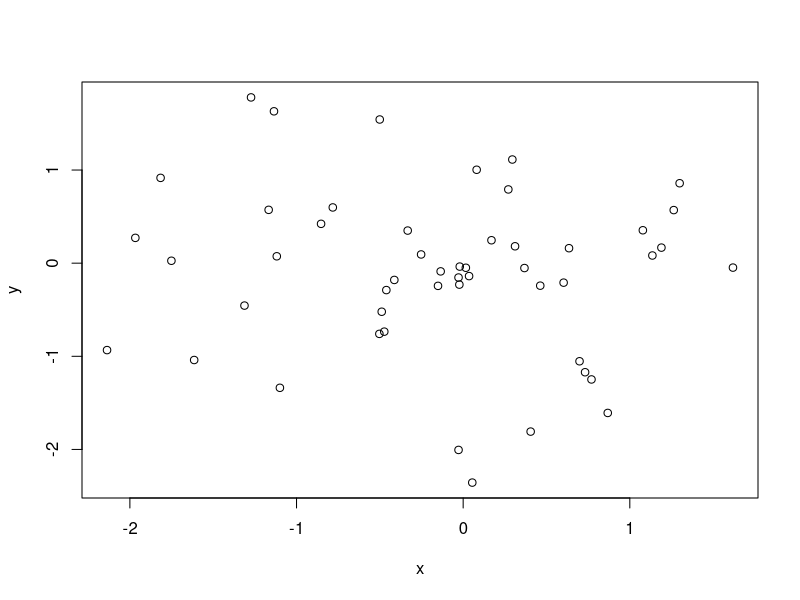
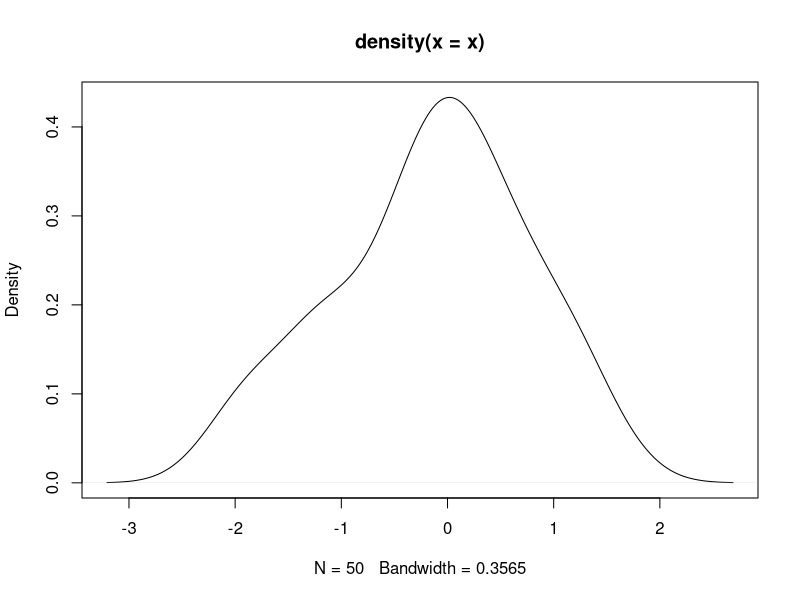

Generate these figures, in order, with R:
### Emacs: -*- coding: utf-8; fill-column: 62; comment-column: 27; -*-
##
## Copyright (C) 2017 Vincent Goulet, David Beauchemin, Samuel Cabral Cruz
##
## Ce fichier fait partie du projet «Introduction à R - Atelier
## du colloque R à Québec 2017»
## http://github.com/vigou3/raquebec-atelier-introduction-r
##
## Cette création est mise à disposition selon le contrat
## Attribution-Partage dans les mêmes conditions 4.0
## International de Creative Commons.
## http://creativecommons.org/licenses/by-sa/4.0/

###
### COMMANDES R
###

## Les expressions entrées à la ligne de commande sont
## immédiatement évaluées et le résultat est affiché à
## l'écran, comme avec une grosse calculatrice.
1                          # une constante
(2 + 3 * 5)^2/7            # expression mathématique
exp(3)                     # fonction exponentielle
sin(pi/2) + cos(pi/2)      # fonctions trigonométriques
gamma(5)                   # fonction gamma

## Lorsqu'une expression est syntaxiquement incomplète,
## l'invite de commande change de '> ' à '+ '.
2 -                        # expression incomplète
5 *                        # toujours incomplète
3                          # complétée

## Taper le nom d'un objet affiche son contenu. Pour une
## fonction, c'est son code source qui est affiché.
pi                         # constante numérique intégrée
letters                    # chaîne de caractères intégrée
LETTERS                    # version en majuscules
rnorm                      # fonction

###
### EXEMPLE DE SESSION DE TRAVAIL
###
### (Inspiré de l'annexe A du manuel «An Introduction to R», R
### Core Team, 2017.)
###

## Générer deux vecteurs de nombres pseudo-aléatoires issus
## d'une loi normale centrée réduite.
x <- rnorm(50)
y <- rnorm(x)

## Graphique des couples (x, y).
plot(x, y)

## Graphique d'une approximation de la densité du vecteur x.
plot(density(x))

## Générer la suite 1, 2, ..., 10.
1:10

## La fonction 'seq' peut générer des suites plus générales.
seq(from = -5, to = 10, by = 3)
seq(from = -5, length = 10)

## La fonction 'rep' répète des valeurs.
rep(1, 5)          # répéter 1 cinq fois
rep(1:5, 5)        # répéter le vecteur 1,...,5 cinq fois
rep(1:5, each = 5) # répéter chaque élément du vecteur cinq fois

## Arithmétique vectorielle.
v <- 1:12               # initialisation d'un vecteur
v + 2                   # additionner 2 à chaque élément de v
v * -12:-1              # produit élément par élément
v + 1:3                 # le vecteur le plus court est recyclé

## Vecteur de nombres uniformes sur l'intervalle [1, 10].
v <- runif(12, min = 1, max = 10)
v

## Pour afficher le résultat d'une affectation, placer la
## commande entre parenthèses.
( v <- runif(12, min = 1, max = 10) )

## Arrondi des valeurs de v à l'entier près.
( v <- round(v) )

## Créer une matrice 3 x 4 à partir des valeurs de
## v. Remarquer que la matrice est remplie par colonne.
( m <- matrix(v, nrow = 3, ncol = 4) )

## Les opérateurs arithmétiques de base s'appliquent aux
## matrices comme aux vecteurs.
m + 2
m * 3
m ^ 2

## Éliminer la quatrième colonne afin d'obtenir une matrice
## carrée.
( m <- m[,-4] )

## Transposée et inverse de la matrice m.
t(m)
solve(m)

## Produit matriciel.
m %*% m                  # produit de m avec elle-même
m %*% solve(m)           # produit de m avec son inverse
round(m %*% solve(m))    # l'arrondi donne la matrice identité

## Consulter la rubrique d'aide de la fonction 'solve'.
?solve

## Liste des objets dans l'espace de travail.
ls()

## Nettoyage.
rm(x, y, v, m)
